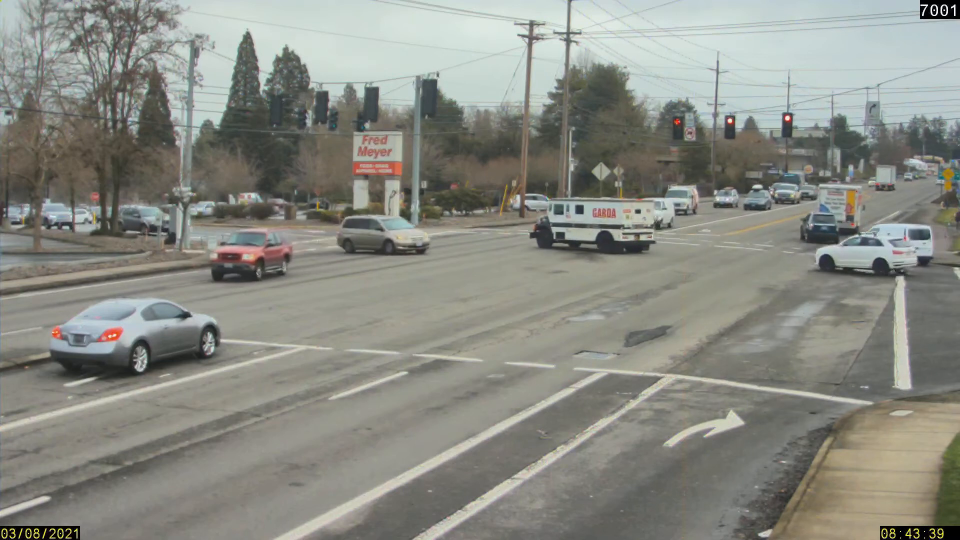
#> input picture frame 36 of DataSets/Red_lights/Red_Light_Violation_02.mp4, 1920 x 1080 px, given in place of Red_Light_Violation_05.mp4, which was not available (shown at 1/2 size)
$ python red_light_only.py
#> lines starting #> are read from the running program, lines starting #| are printed output that depends on the picture
# red_light_detector.py
#
# Description:
# This program detects vehicles that cross a user-defined line in a video stream,
# simulating red-light violation detection. It uses classical computer vision
# techniques available in OpenCV, without relying on any deep learning models.
#
# How to Run:
# 1. Ensure you have Python 3, OpenCV, and NumPy installed:
#    pip install opencv-python numpy
#
# 2. Update the `video_path` variable inside the `main()` function to point to your video file.
#
# 3. Run the script from your terminal:
#    python red_light_detector.py
#
# 4. Interactive Line Selection:
#    - The first frame of the video will be displayed.
#    - Click on two points on the frame to draw the "footpath" or stop line.
#    - Press 'c' to confirm the line, 'r' to reset, or 'q' to quit.


import cv2
import numpy as np
import os
from collections import OrderedDict


# --- Global variables for mouse callback ---
line_points = []
frame_to_draw_on = None
scale_factor = 0.3

# [24 lines left out: function select_line_callback, not called in this run]

def select_line(first_frame):
    """
    Displays a resized first frame to let the user draw a line.
    """
    global line_points, frame_to_draw_on
    line_points = []

    # Create a resized copy for display
    frame_to_draw_on = cv2.resize(first_frame, (0, 0), fx=scale_factor, fy=scale_factor)

    cv2.namedWindow("Select Line")
    cv2.setMouseCallback("Select Line", select_line_callback)

    print("Please select two points on the image to define the footpath line.")
    print("Press 'c' to confirm the line, 'r' to reset, or 'q' to quit.")

    while True:
        cv2.imshow("Select Line", frame_to_draw_on)
        key = cv2.waitKey(1) & 0xFF

        if key == ord('c'):
            if len(line_points) == 2:
                cv2.destroyWindow("Select Line")
                return line_points
            else:
                print("Please select exactly two points before confirming.")

        elif key == ord('r'):
            print("Resetting points. Please select again.")
            line_points = []
            # Also reset the visual feedback frame
            frame_to_draw_on = cv2.resize(first_frame, (0, 0), fx=scale_factor, fy=scale_factor)

        elif key == ord('q'):
            print("Quitting.")
            cv2.destroyAllWindows()
            return None

# [108 lines left out: functions detect_objects, get_line_side, save_violation_screenshot, update_tracks, not called in this run]

def main():
    # --- FIXED PARAMETERS (Replaces command-line args) ---
    min_area = 3500
    max_distance = 75
    disappear_frames = 15
    speed_threshold = 5.0

    # --- 1. Video and Line Setup ---
    # !!! IMPORTANT: UPDATE THIS PATH TO YOUR VIDEO FILE !!!
    video_path ="C:\\Users\\Faiz\\Desktop\\programs\\CV\\DataSets\\Red_lights\\Red_Light_Violation_05.mp4"
    cap = cv2.VideoCapture(video_path)
    if not cap.isOpened():
        print(f"Error: Could not open video file {video_path}")
        return

    ret, first_frame = cap.read()
#> first_frame is the input picture: shape (1080, 1920, 3); mean B, G, R 131, 138.6, 137.3
    if not ret:
        print("Error: Could not read the first frame.")
        return

    footpath_line = select_line(first_frame)
#> in select_line, `frame_to_draw_on = cv2.resize(first_frame, (0, 0), fx=scale_factor, fy..`:
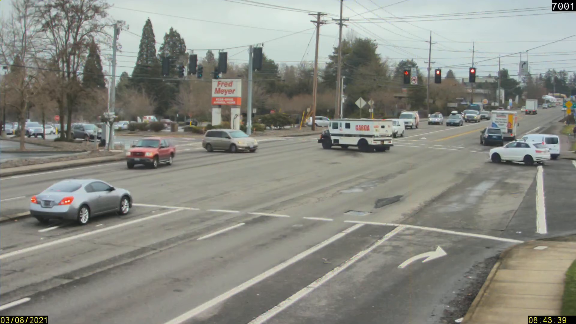
#> frame_to_draw_on: shape (324, 576, 3); mean B, G, R 130.9, 138.6, 137.3
#> (key q is pressed here)
    if footpath_line is None:
        cap.release()
        return

    p1, p2 = footpath_line

    # --- 2. Initializations ---
    bg_subtractor = cv2.createBackgroundSubtractorMOG2(history=500, varThreshold=50, detectShadows=False)

    tracked_objects = OrderedDict()
    violation_ids = set()
    next_object_id = 0
    frame_no = 0  # Frame counter for unique filenames

    # Video Writer Setup
    width = int(cap.get(cv2.CAP_PROP_FRAME_WIDTH))
    height = int(cap.get(cv2.CAP_PROP_FRAME_HEIGHT))
    fps = int(cap.get(cv2.CAP_PROP_FPS))

    # Define the specific output folder and create it
    output_folder = r"C:\Users\Faiz\Desktop\programs\CV\DataSets\Red_lights\Violations"
    os.makedirs(output_folder, exist_ok=True)

    # Set the full path for the output video file
    output_path = os.path.join(output_folder, 'output_annotated.mp4')
    fourcc = cv2.VideoWriter_fourcc(*'mp4v')
    out = cv2.VideoWriter(output_path, fourcc, fps, (width, height))

    print("Processing video...")

    # --- 3. Main Processing Loop ---
    while True:
        ret, frame = cap.read()
        if not ret:
            break
        frame_no += 1  # Increment frame counter

        # --- 4. Detection ---
        valid_contours = detect_objects(frame, bg_subtractor, min_area)

        detected_centroids = []
        contour_map = {}
        for i, c in enumerate(valid_contours):
            M = cv2.moments(c)
            if M["m00"] != 0:
                cx = int(M["m10"] / M["m00"])
                cy = int(M["m01"] / M["m00"])
                detected_centroids.append((cx, cy))
                contour_map[i] = c

        # --- 5. Tracking ---
        tracked_objects, next_object_id = update_tracks(
            tracked_objects, detected_centroids,
            max_distance, disappear_frames, speed_threshold,
            next_object_id
        )

        # --- 6. Violation Check & Drawing ---
        new_violations_in_frame = [] # List to hold new violators in this frame
        for obj_id, data in tracked_objects.items():
            is_violation = obj_id in violation_ids

            # Check for a new violation (line cross)
            if data["moving"] and not is_violation:
                prev_side = get_line_side(data["last_centroid"], p1, p2)
                current_side = get_line_side(data["centroid"], p1, p2)
                if prev_side * current_side < 0:
                    is_violation = True
                    violation_ids.add(obj_id)
                    new_violations_in_frame.append(obj_id) # Mark this ID for a screenshot

            # Find the corresponding contour to draw a bounding box
            current_centroid = data["centroid"]
            min_dist = float('inf')
            matched_contour = None
            for i, centroid in enumerate(detected_centroids):
                dist = np.linalg.norm(np.array(current_centroid) - np.array(centroid))
                if dist < min_dist and dist < max_distance:
                    min_dist = dist
                    matched_contour = contour_map.get(i)

            # Draw bounding boxes and labels on the frame
            if matched_contour is not None:
                (x, y, w, h) = cv2.boundingRect(matched_contour)
                box_color = (0, 0, 255) if is_violation else (0, 255, 0)
                cv2.rectangle(frame, (x, y), (x + w, y + h), box_color, 2)

                text = f"ID: {obj_id}"
                cv2.putText(frame, text, (x, y - 25), cv2.FONT_HERSHEY_SIMPLEX, 0.6, box_color, 2)
                if is_violation:
                    cv2.putText(frame, "VIOLATION", (x, y - 5), cv2.FONT_HERSHEY_SIMPLEX, 0.8, (0, 0, 255), 2)

        # Draw the violation line on the frame
        cv2.line(frame, p1, p2, (0, 255, 255), 2)

        # Save screenshots for any new violations detected in this frame
        for violator_id in new_violations_in_frame:
            save_violation_screenshot(frame, output_folder, violator_id, frame_no)

        # Write the annotated frame to the output video
        out.write(frame)

        # Display the output
        screen_scale = 0.6
        frame_display = cv2.resize(frame, (0, 0), fx=screen_scale, fy=screen_scale)
        cv2.imshow("Red Light Detection", frame_display)
        if cv2.waitKey(1) & 0xFF == ord('q'):
            break

    # --- 7. Cleanup ---
    print(f"Processing complete. Annotated video saved to: {output_path}")
    cap.release()
    out.release()
    cv2.destroyAllWindows()

if __name__ == "__main__":
    main()

$ run again, starting later in the video
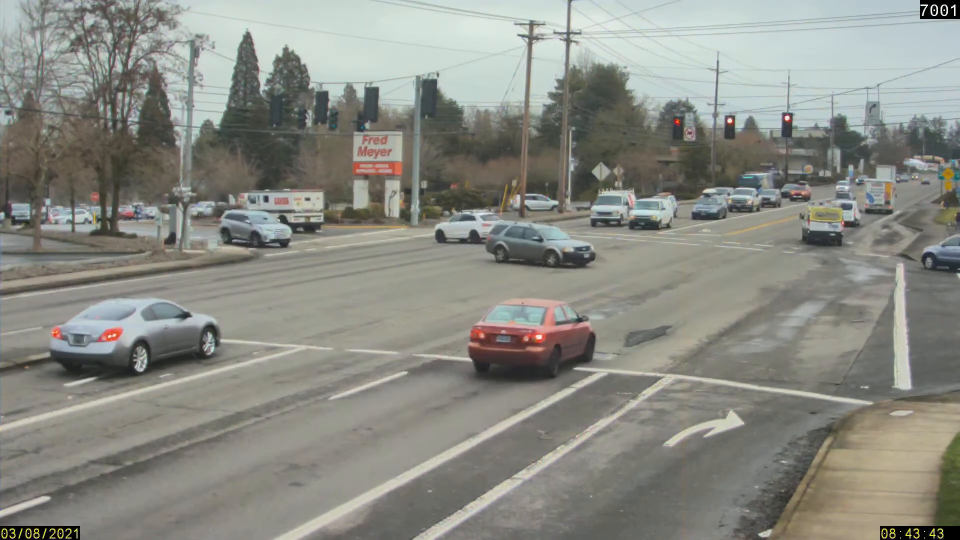
#> input picture frame 163 of DataSets/Red_lights/Red_Light_Violation_02.mp4, 1920 x 1080 px, given in place of Red_Light_Violation_05.mp4, which was not available (shown at 1/2 size)
#> in main, first_frame is the input picture: shape (1080, 1920, 3); mean B, G, R 131.2, 138.4, 137.5
#> in select_line, `frame_to_draw_on = cv2.resize(first_frame, (0, 0), fx=scale_factor, fy..`:
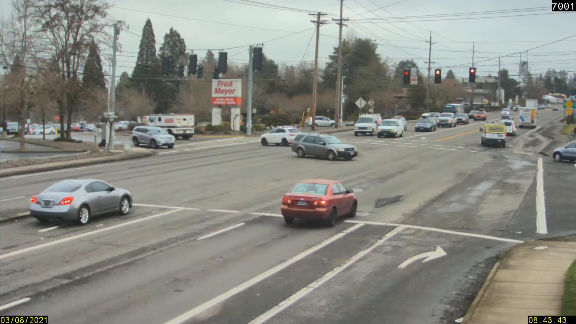
#> frame_to_draw_on: shape (324, 576, 3); mean B, G, R 131.1, 138.4, 137.4

$ run again, starting later in the video
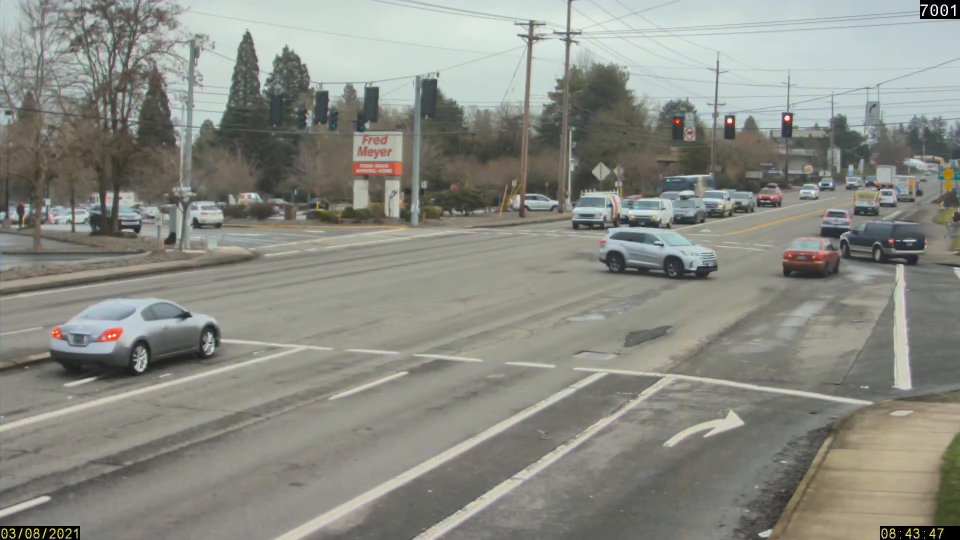
#> input picture frame 291 of DataSets/Red_lights/Red_Light_Violation_02.mp4, 1920 x 1080 px, given in place of Red_Light_Violation_05.mp4, which was not available (shown at 1/2 size)
#> in main, first_frame is the input picture: shape (1080, 1920, 3); mean B, G, R 131.3, 138.9, 137.5
#> in select_line, `frame_to_draw_on = cv2.resize(first_frame, (0, 0), fx=scale_factor, fy..`:
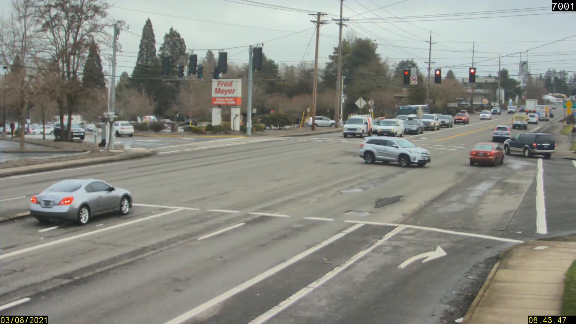
#> frame_to_draw_on: shape (324, 576, 3); mean B, G, R 131.3, 138.9, 137.5
